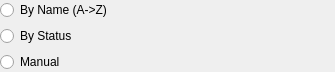
<?xml version="1.0" encoding="UTF-8"?>
<ui version="4.0">
 <class>RosterContactOrderOptionsClass</class>
 <widget class="QWidget" name="RosterContactOrderOptionsClass">
  <property name="geometry">
   <rect>
    <x>0</x>
    <y>0</y>
    <width>335</width>
    <height>63</height>
   </rect>
  </property>
  <layout class="QVBoxLayout" name="verticalLayout">
   <property name="margin">
    <number>0</number>
   </property>
   <item>
    <widget class="QRadioButton" name="rbtOrderByName">
     <property name="text">
      <string>By Name (A-&gt;Z)</string>
     </property>
    </widget>
   </item>
   <item>
    <widget class="QRadioButton" name="rbtOrderByStatus">
     <property name="text">
      <string>By Status</string>
     </property>
    </widget>
   </item>
   <item>
    <widget class="QRadioButton" name="rbtOrderManualy">
     <property name="text">
      <string>Manual</string>
     </property>
    </widget>
   </item>
  </layout>
 </widget>
 <layoutdefault spacing="6" margin="11"/>
 <resources/>
 <connections/>
</ui>
